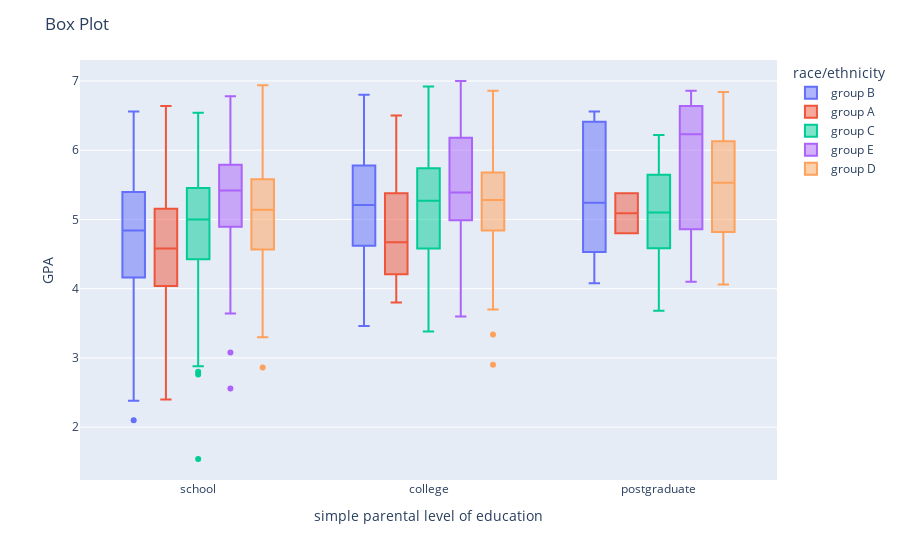

Write notebook code for a chart like this one.
### Markdown cell above
## Visualizaciones [0.5 Puntos]

Ahora, implemente un gráfico de caja en donde se muestre el GPA con respecto al nivel educacional y que la variable de color sea la etnicidad y luego comente.

### Code cell
fig = px.box(df_grades, x='simple parental level of education', y='GPA', color='race/ethnicity')
fig.update_layout(title='Box Plot')
fig.show()

### Figure 1 — Plotly figure (JSON) as saved in the notebook; plotly's stock layout.template omitted (floating-point values rounded to 4 significant figures; data arrays with more than 128 entries replaced by an {"elided": "..."} marker saying what was removed)
{"data": [{"alignmentgroup": "True", "hovertemplate": "race/ethnicity=group B<br>simple parental level of education=%{x}<br>GPA=%{y}<extra></extra>", "legendgroup": "group B", "marker": {"color": "#636efa"}, "name": "group B", "notched": false, "offsetgroup": "group B", "orientation": "v", "showlegend": true, "type": "box", "x": {"elided": "166 str values"}, "x0": " ", "xaxis": "x", "y": {"elided": "166 float values"}, "y0": " ", "yaxis": "y"}, {"alignmentgroup": "True", "hovertemplate": "race/ethnicity=group A<br>simple parental level of education=%{x}<br>GPA=%{y}<extra></extra>", "legendgroup": "group A", "marker": {"color": "#EF553B"}, "name": "group A", "notched": false, "offsetgroup": "group A", "orientation": "v", "showlegend": true, "type": "box", "x": ["college", "school", "college", "college", "college", "college", "college", "school", "school", "school", "college", "school", "college", "postgraduate", "school", "school", "college", "school", "school", "college", "school", "school", "school", "school", "school", "school", "postgraduate", "school", "college", "school", "school", "school", "school", "school", "college", "college", "college", "college", "school", "school", "school", "school", "school", "college", "school", "school", "school", "college", "school", "school", "school", "school", "college", "school", "college", "school", "school", "school", "college", "school", "school", "school", "school", "school", "school", "college", "school", "school", "school", "college", "school", "college", "school", "school", "college", "school", "school"], "x0": " ", "xaxis": "x", "y": [5.78, 3.46, 4.7, 5.02, 4.84, 3.96, 4.36, 4.96, 3.78, 4.84, 4.98, 4.26, 5.18, 4.8, 4.28, 4.24, 4.64, 4.68, 4.32, 4, 5.08, 2.4, 4.02, 5.38, 4.1, 4.68, 5.38, 6.64, 4.56, 4.12, 3.94, 4.1, 5.4, 6, 6.16, 4.08, 6.5, 5.52, 4.58, 5.08, 3.68, 3.88, 5.02, 3.8, 4.76, 3.36, 5.18, 4.54, 3.24, 6.34, 4.14, 5.66, 6.36, 5.72, 4.02, 5.62, 3.68, 3.48, 5.86, 3.6, 4.5, 5.68, 3.82, 5.08, 5.48, 5.24, 5.7, 4.38, 4.56, 4.34, 4.9, 4.64, 5.02, 4.66, 3.96, 4.54, 5.48], "y0": " ", "yaxis": "y"}, {"alignmentgroup": "True", "hovertemplate": "race/ethnicity=group C<br>simple parental level of education=%{x}<br>GPA=%{y}<extra></extra>", "legendgroup": "group C", "marker": {"color": "#00cc96"}, "name": "group C", "notched": false, "offsetgroup": "group C", "orientation": "v", "showlegend": true, "type": "box", "x": {"elided": "272 str values"}, "x0": " ", "xaxis": "x", "y": {"elided": "272 float values"}, "y0": " ", "yaxis": "y"}, {"alignmentgroup": "True", "hovertemplate": "race/ethnicity=group E<br>simple parental level of education=%{x}<br>GPA=%{y}<extra></extra>", "legendgroup": "group E", "marker": {"color": "#ab63fa"}, "name": "group E", "notched": false, "offsetgroup": "group E", "orientation": "v", "showlegend": true, "type": "box", "x": ["school", "school", "college", "college", "school", "school", "school", "college", "school", "college", "school", "school", "school", "school", "school", "college", "college", "postgraduate", "school", "school", "school", "school", "college", "college", "school", "school", "school", "postgraduate", "school", "school", "college", "school", "college", "school", "school", "college", "school", "college", "college", "college", "school", "college", "school", "school", "college", "college", "college", "college", "college", "school", "school", "college", "college", "college", "school", "college", "college", "college", "school", "school", "school", "school", "school", "school", "school", "college", "college", "college", "college", "school", "college", "college", "school", "school", "college", "school", "college", "school", "school", "school", "school", "college", "school", "college", "postgraduate", "college", "college", "school", "college", "school", "postgraduate", "college", "school", "college", "college", "school", "school", "school", "college", "school", "school", "school", "college", "college", "school", "college", "school", "school", "college", "postgraduate", "college", "school", "school", "postgraduate", "college", "college", "college", "college", "school", "school", "school"], "x0": " ", "xaxis": "x", "y": [5.64, 5.76, 5.54, 6.14, 5.96, 5.1, 6.14, 6.24, 5.42, 6.34, 5.1, 6.2, 5.36, 6.32, 5.1, 5.22, 5.92, 6.86, 5.52, 4.06, 6, 4.88, 5.2, 5.84, 4.74, 4.52, 4.36, 4.1, 3.64, 4.5, 4.98, 6.64, 5.14, 5.4, 5.56, 5.82, 5.84, 6.22, 6.22, 7, 4.88, 5, 5.52, 5.38, 4.2, 6.42, 4.82, 6.98, 5.88, 5.56, 5.72, 6.86, 5.34, 3.6, 5.82, 5.5, 5.7, 6.06, 2.56, 5.62, 4.04, 5.6, 5.72, 6.32, 5.68, 5, 7, 5.26, 6.76, 4.02, 4.86, 6.24, 6, 4.94, 4.62, 5.26, 5.48, 5.54, 5.08, 5.2, 4.66, 5.12, 6.3, 3.66, 6.18, 3.76, 5.28, 5.36, 4.42, 5.34, 6.64, 5.08, 6.78, 5.78, 6.52, 5.46, 5.52, 5.8, 4.8, 5.74, 4.44, 3.08, 5.08, 5.22, 5.9, 5.74, 4.98, 5.34, 4.96, 6.28, 4.44, 6.18, 5.94, 4.86, 5.44, 7, 4.12, 5.26, 4.62, 4.34, 5.2], "y0": " ", "yaxis": "y"}, {"alignmentgroup": "True", "hovertemplate": "race/ethnicity=group D<br>simple parental level of education=%{x}<br>GPA=%{y}<extra></extra>", "legendgroup": "group D", "marker": {"color": "#FFA15A"}, "name": "group D", "notched": false, "offsetgroup": "group D", "orientation": "v", "showlegend": true, "type": "box", "x": {"elided": "239 str values"}, "x0": " ", "xaxis": "x", "y": {"elided": "239 float values"}, "y0": " ", "yaxis": "y"}], "layout": {"boxmode": "group", "legend": {"title": {"text": "race/ethnicity"}, "tracegroupgap": 0}, "margin": {"t": 60}, "title": {"text": "Box Plot"}, "xaxis": {"anchor": "y", "domain": [0, 1], "title": {"text": "simple parental level of education"}}, "yaxis": {"anchor": "x", "domain": [0, 1], "title": {"text": "GPA"}}}}
